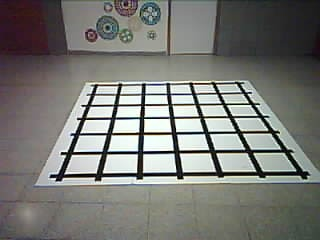
#> input picture opencv-maze-detection/assets/grid_not-fully_in_image.jpg, 320 x 240 px; its folder holds only this picture in this run
$ python -i process.py   (imports and definitions only)
#> lines starting #> are read from the running program, lines starting #| are printed output that depends on the picture; after the words box and inside, x2 and y2 are one past the last pixel; in counts of white or black regions, pixels touching at a corner belong together
#> further down, picture is the input picture: shape (240, 320, 3); mean B, G, R 117.4, 121.8, 121.2
import cv2
import numpy as np
from utilitis.functions import *

def image_process(img, opencv = 1, print_graph= False, maze_debbuger= False):

    # Load image, Gaussian blur, convert to hsv
#> called with opencv = 1, print_graph = False, maze_debbuger = False
    original = img.copy()
    mask_for_contours = np.zeros(img.shape, dtype=np.uint8)
    mask_for_corners = mask_for_contours.copy()

    # Draw edges in the image
    blur = cv2.GaussianBlur(img, (7, 7), 0)
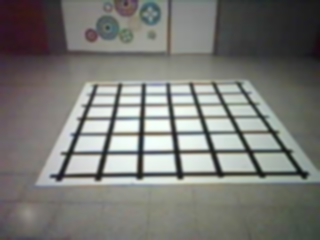
#> blur: shape (240, 320, 3); mean B, G, R 117.4, 121.8, 121.2
    edge = cv2.Canny(blur, 10, 150)
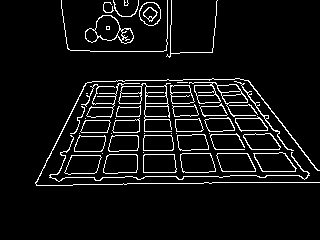
#> edge: shape (240, 320); 6.7% white in thin lines or dots, all inside (x1, y1, x2, y2) = (35, 0, 320, 186)
    # Make edges more pronounced
    kernel = np.ones((3, 3), np.uint8)
    dilation = cv2.dilate(edge, kernel, iterations=1)
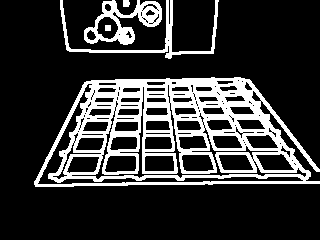
#> dilation: shape (240, 320); 20.5% white; 5 white regions

    # Gets the biggest contour(outline)
    contours = cv2.findContours(
        dilation, cv2.RETR_EXTERNAL, cv2.CHAIN_APPROX_SIMPLE)
#> contours = 4 contours; box (x1, y1, x2, y2) and area: (34, 77, 320, 187) 23478, (84, 0, 162, 45) 1736, (60, 0, 219, 59) 778, (123, 0, 130, 7) 33
    contours = contours[0] if len(contours) == 2 else contours[1]
    area_thresh= 0
    for c in contours:
        area = cv2.contourArea(c)
        if area > area_thresh:
            area_thresh = area
            big_contour = c
#> this loop made 4 passes
#> (area, area_thresh) on pass 1: (23477.5, 23477.5)
#> area on passes 2 to 4: 33, 1736.5, 778
#> after the loop, area_thresh = 23477.5; big_contour = contour of 260 points, box (x1, y1, x2, y2) (34, 77, 320, 187), area 23478

    # Aproximating biggest contour with a polygone
    epsilon = 0.03*cv2.arcLength(big_contour,True)
#> epsilon = 27.98
    approx = cv2.approxPolyDP(big_contour,epsilon,True)
#> approx = [[319, 169], [249, 79], [91, 80], [34, 184], [319, 183], [261, 100]]
    cv2.drawContours(mask_for_contours, [approx], 0, (255,255,255), 3)
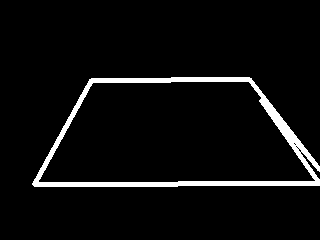
#> mask_for_contours: shape (240, 320, 3); 5% white; 1 white region, box (x1, y1, x2, y2) and area: (32, 77, 320, 187) 3803
    cv2.drawContours(img, [approx], 0, (255,255,255), 3)
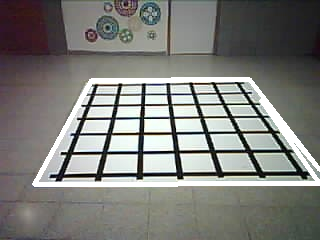
#> img: shape (240, 320, 3); 4.95% of pixels changed, all inside (x1, y1, x2, y2) = (32, 77, 320, 187)


# Gets the position of the verticies of that contour
    mask_for_contours = cv2.cvtColor(mask_for_contours, cv2.COLOR_BGR2GRAY)
    corners = cv2.goodFeaturesToTrack(
        mask_for_contours, maxCorners=4, qualityLevel=0.05, minDistance=150)
#> corners = [[39, 181], [314, 180], [171, 82]]
    corners = np.squeeze(corners)
    for corner in corners:
        x, y = corner
        cv2.circle(img, (int(x), int(y)), 5, (255, 120, 255), -1)
        cv2.circle(mask_for_corners, (int(x), int(y)), 5, (255, 120, 255), -1)
#> this loop made 3 passes
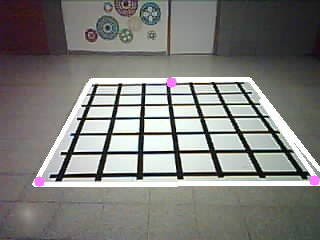
#> img: shape (240, 320, 3); 0.32% of pixels changed, all inside (x1, y1, x2, y2) = (34, 77, 320, 187)
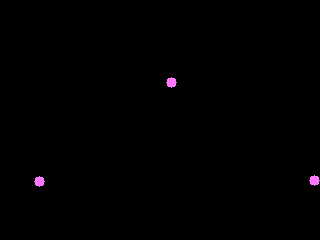
#> mask_for_corners: shape (240, 320, 3); mean B, G, R 0.8, 0.4, 0.8
        #print("({}, {})".format(x, y)) #to print cords of the points
    if (len(corners) != 4):
        cv2.imshow("original image", original)
        cv2.imshow("edges", edge)
        cv2.imshow("dilation of edges", dilation )
        cv2.imshow("biggest contour", mask_for_contours)
        cv2.imshow("corners", mask_for_corners)
        cv2.imshow("image with corners and contour", img)
        cv2.moveWindow("original image",0 ,0)
        cv2.moveWindow("edges",0,img.shape[0])
        cv2.moveWindow("dilation of edges",0,2*img.shape[0])
        cv2.moveWindow("biggest contour",400 ,0)
        cv2.moveWindow("corners",400,img.shape[0])
        cv2.moveWindow("image with corners and contour",400,2*img.shape[0])
        print("couldn't find the 4 corners, possible problems are:\n1. not all 4 points are in frame\n2. edges of square got mixed up with other objects\n3. check for light from windows\n")
        return -1, -1
    # Orders the points from top left to bottom right
    ordered_corners = sort_points(corners)


    # Perspective transform -> birds eye view of the section we want
    pts1 = np.float32([ordered_corners[0][0], ordered_corners[0][1],
                    ordered_corners[1][0], ordered_corners[1][1]])
    pts2 = np.float32([[0, 0], [525, 0],
                    [0, 500], [525, 500]])
    matrix = cv2.getPerspectiveTransform(pts1, pts2)
    cropped = cv2.warpPerspective(original, matrix, (525, 500))
    cropped = cv2.resize(cropped, (0, 0), fx=img.shape[1]/cropped.shape[1], fy=img.shape[1]/cropped.shape[1])
    cropped_copy = cropped.copy()
    gray_cropped = cv2.cvtColor(cropped, cv2.COLOR_BGR2GRAY)
    cropped_hsv = cv2.cvtColor(cropped, cv2.COLOR_BGR2HSV)


    # Threshold to see only the black lines, and fill in chopped areas
    _, result_thresh = cv2.threshold(gray_cropped, 140, 255, cv2.THRESH_BINARY_INV)
    mask1 = cv2.inRange(cropped_hsv, (120, 20, 50), (255, 255, 255))
    mask2 = cv2.inRange(cropped_hsv, (0, 20, 50), (20, 255, 255))
    thresh2 = mask1 | mask2
    result_tresh =  cv2.bitwise_not(thresh2) & result_thresh
    kernel = np.ones((20, 20), np.uint8)
    dilated2 = cv2.dilate(result_tresh, kernel, iterations=1)
    eroded2 = cv2.erode(dilated2, kernel, iterations=1)

    # Get the contours in the image, get the rectangle around each countour and keep only the ones with the correct area
    contours_in_cropped, _ = cv2.findContours(
        eroded2, cv2.RETR_LIST, cv2.CHAIN_APPROX_SIMPLE)
    unordered_boxes = []
    for i in range(len(contours_in_cropped)):
        c = contours_in_cropped[i]
        x, y, w, h = cv2.boundingRect(c)
        area = w*h
        if (area > 2300 and area < 6000):
            unordered_boxes.append([x, y, w, h])
            cv2.rectangle(cropped, (x, y), (x+w, y+h), (0, 255, 0), 1)


    if (len(unordered_boxes) != 36):
        cv2.imshow("original image",original)
        cv2.imshow("image with corners and contour",img)
        cv2.imshow("cropped image",cropped)
        cv2.imshow("threshold before dilation and erosion",result_tresh)
        cv2.imshow("after dilation",dilated2)
        cv2.imshow("after erosion",eroded2)
        cv2.imshow("edges", edge)
        cv2.imshow("dilation of edges", dilation )
        cv2.imshow("biggest contour", mask_for_contours)
        cv2.imshow("corners", mask_for_corners)
        cv2.moveWindow("original image",0 ,0)
        cv2.moveWindow("image with corners and contour",0,img.shape[0])
        cv2.moveWindow("threshold before dilation and erosion",0,2*img.shape[0])
        cv2.moveWindow("after dilation",400 ,0)
        cv2.moveWindow("after erosion",400,cropped.shape[0]+40)
        cv2.moveWindow("edges",800 ,0)
        cv2.moveWindow("edges",800,img.shape[0])
        cv2.moveWindow("dilation of edges",800,2*img.shape[0])
        cv2.moveWindow("biggest contour",1200 ,0)
        cv2.moveWindow("corners",1200,img.shape[0])
        print("couldn't recognize 36 squares, here are some problems that can occur:\n1. was able to recognize 4 points, but they are bad\n2. dilation might have amplified noise")
        print("if it is a corner problem please check the following:\n1. not all 4 points are in frame\n2. edges of square got mixed up with other objects\n3. check for light from windows\n")
        return -1,-1

     # order the rectangels and creare the list of square slices that are sliced from cropped_hsv
    sorted_boxes = []
    boxes = []
    for row in sort_boxes(unordered_boxes):
        for box in row:
            sorted_boxes.append(box)
            x, y, w, h = box
            boxes.append(cropped_hsv[y:y+h, x:x+w])
            cv2.rectangle(cropped, (x, y), (x+w, y+h), (0, 255, 0), 1)
    # get center point status - creats dictionary that associates each middle cordinate of squares
    # with the movments its allowed to do e.g. east,west,north,south
    status = get_center_points_status(boxes)
    if (maze_debbuger == True):
        maze_debug(cropped_copy,sorted_boxes,status)

    points = generate_points(6, 6)
    # generate graph - uses status to create a dictionary in wich
    # each corner point is associated with other corner points it can reach
    graph = generate_graph(points, status)

    #visualizations and debugging
    # print the graph
    if (print_graph):
        for key, value in graph.items():
            print(key, ' : ', value)


    # show images opencv
    if (opencv != 0):
        if (opencv == 1 or opencv == 2):
            cv2.imshow("original", original)
            cv2.imshow("edge", edge)
            cv2.imshow("mask_for_contours", mask_for_contours)
            cv2.imshow("mask_for_corners", mask_for_corners)
            cv2.imshow("image", img)
            cv2.imshow("cropped", cropped_copy)
            cv2.moveWindow("original",0 ,0)
            cv2.moveWindow("edge",0,img.shape[0])
            cv2.moveWindow("mask_for_contours",0,2*img.shape[0])
            cv2.moveWindow("mask_for_corners",400 ,0)
            cv2.moveWindow("image",400,img.shape[0])
            cv2.moveWindow("cropped",400,2*img.shape[0])
        if (opencv == 1 or opencv == 3):
            cv2.imshow("cropped", cropped_copy)
            cv2.imshow("result_tresh", result_tresh)
            cv2.imshow("eroded", eroded2)
            cv2.imshow("dilated", dilated2)
            cv2.imshow("square", get_square())
            cv2.imshow("end_result", cropped)
            cv2.moveWindow("cropped",400,2*img.shape[0])
            cv2.moveWindow("result_tresh",800 ,0)
            cv2.moveWindow("dilated",800,cropped.shape[0]+40)
            cv2.moveWindow("eroded",1200,0)
            cv2.moveWindow("end_result",1200 ,cropped.shape[0]+40)
            cv2.moveWindow("square",1650 ,cropped.shape[0]//2)
    return graph, cropped_copy

>>> import cv2
>>> picture = cv2.imread('../../opencv-maze-detection/assets/grid_not-fully_in_image.jpg')
>>> result = image_process(picture)
#> result = (-1, -1)

$ run again, on opencv-maze-detection/assets/20221229125145.jpg
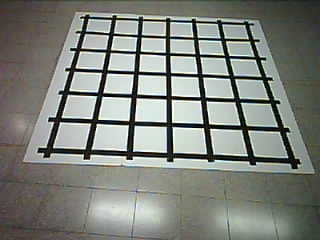
#> input picture opencv-maze-detection/assets/20221229125145.jpg, 320 x 240 px
#> picture is the input picture: shape (240, 320, 3); mean B, G, R 123.7, 130, 126.5
#> edge: shape (240, 320); 6.5% white in thin lines or dots, all inside (x1, y1, x2, y2) = (23, 11, 315, 174)
#> dilation: shape (240, 320); 20.7% white; 8 white regions
#> contours = 1 contour; box (x1, y1, x2, y2) and area: (22, 10, 316, 175) 37020
#> the loop in image_process, `for c in contours:` made 1 pass
#> (area, area_thresh) on pass 1: (37019.5, 37019.5)
#> after the loop in image_process, `for c in contours:`: area_thresh = 37019.5; big_contour = contour of 284 points, box (x1, y1, x2, y2) (22, 10, 316, 175), area 37020
#> epsilon = 25.24
#> approx = [[22, 157], [315, 173], [260, 20], [74, 11]]
#> corners = [[311, 170], [26, 154], [258, 23], [72, 10]]
#> the loop in image_process, `for corner in corners:` made 4 passes
#> after the loop in image_process, `for corner in corners:`:
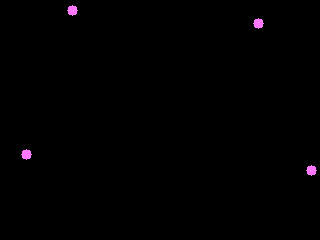
#> mask_for_corners: shape (240, 320, 3); mean B, G, R 1.1, 0.5, 1.1
#> a = [[72, 10], [258, 23], [26, 154], [311, 170]]
#> the loop in sort_points, `` made 2 passes
#> after the loop in sort_points, ``: ordered = [[[72, 10], [258, 23]], [[26, 154], [311, 170]]]
#> pts1 = [[72, 10], [258, 23], [26, 154], [311, 170]]
#> matrix = [[2.74, 0.877, -206.3], [-0.37, 5.29, -26.28], [-0.000352, 0.00368, 1]]
#> cropped_hsv: shape (305, 320, 3); mean H, S, V 69, 29.8, 153.7
#> result_thresh: shape (305, 320); 31.1% white; 16 white regions (14 under 20 px), largest, box (x1, y1, x2, y2) and area: (11, 0, 320, 305) 29266, (0, 0, 65, 239) 1042
#> mask1: shape (305, 320); 0.07% white in thin lines or dots, all inside (x1, y1, x2, y2) = (0, 33, 172, 296)
#> mask2: shape (305, 320); 0.54% white in thin lines or dots, all inside (x1, y1, x2, y2) = (0, 0, 251, 305)
#> thresh2: shape (305, 320); 0.61% white; 81 white regions (71 under 20 px), largest, box (x1, y1, x2, y2) and area: (0, 80, 4, 108) 72, (0, 61, 4, 77) 46, (127, 203, 149, 206) 39
#> result_tresh: shape (305, 320); 30.5% white; 27 white regions (22 under 20 px), largest, box (x1, y1, x2, y2) and area: (11, 0, 320, 305) 28915, (0, 0, 13, 101) 486, (0, 102, 4, 169) 195, (18, 0, 65, 4) 91, (0, 197, 2, 230) 41
#> dilated2: shape (305, 320); 85.4% white; 46 black regions (3 under 20 px), largest, box (x1, y1, x2, y2) and area: (267, 211, 288, 233) 434, (128, 213, 148, 236) 430, (266, 163, 287, 184) 417
#> in image_process, `eroded2 = cv2.erode(dilated2, kernel, iterations=1)`:
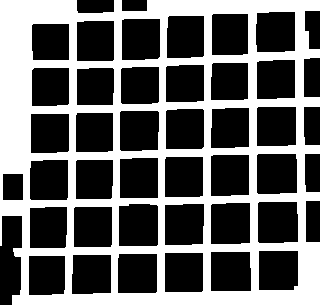
#> eroded2: shape (305, 320); 39.4% white; 1 white region
#> contours_in_cropped = 38 contours; largest, box (x1, y1, x2, y2) and area: (0, 0, 320, 305) 91566, (257, 201, 299, 244) 1690, (118, 203, 159, 247) 1686, (256, 153, 298, 195) 1653, (210, 202, 251, 245) 1652
#> the loop in image_process, `for i in range(len(contours_in_cropped)):` made 38 passes
#> (x, y, w, h, area) on passes 1 to 8: (28, 255, 38, 41, 1558), (71, 254, 41, 41, 1681), (117, 253, 41, 41, 1681), (164, 252, 40, 41, 1640), (210, 251, 42, 41, 1722), (258, 250, 41, 41, 1681), (73, 206, 40, 42, 1680), (29, 206, 39, 43, 1677)
#> after the loop in image_process, `for i in range(len(contours_in_cropped)):`: unordered_boxes = []
#> result = (-1, -1)
